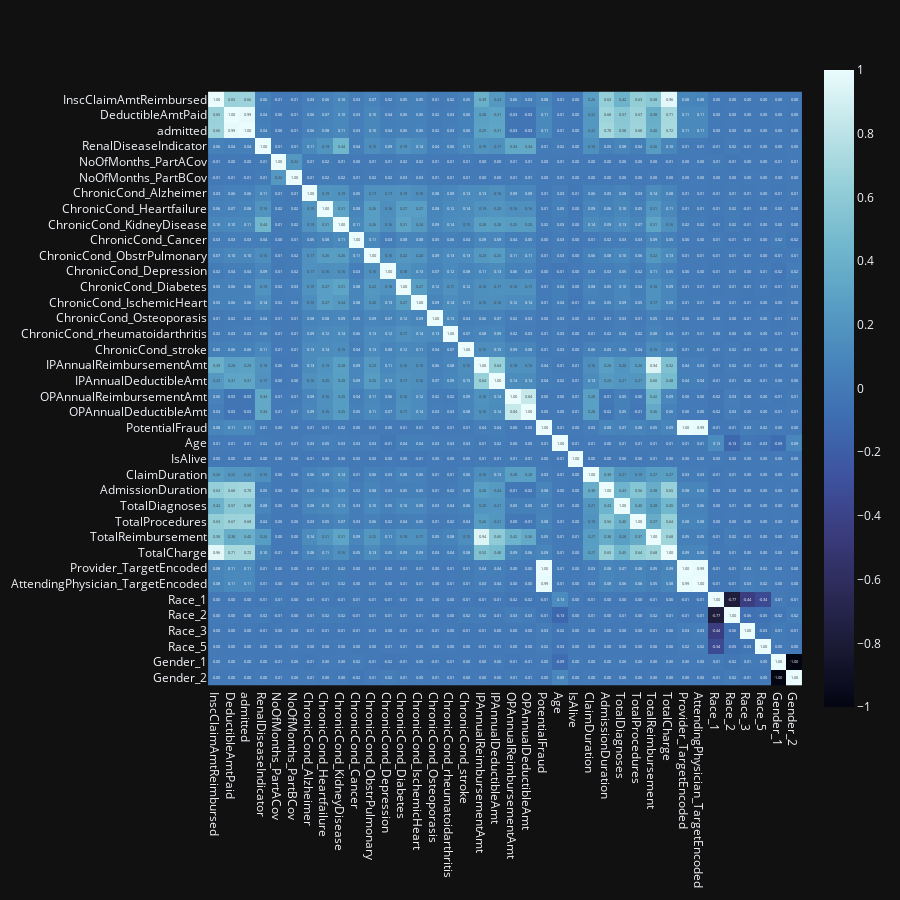

The cell this chart's notebook holds for it:
### Markdown cell above
#### Correlation

### Code cell
hm = data_scaled.corr()
fig = px.imshow(hm, text_auto=".2f", color_continuous_scale='ice',
                template='plotly_dark',width=900,height=900)
fig.show()

### Figure 1 — Plotly figure (JSON) as saved in the notebook; plotly's stock layout.template omitted (floating-point values rounded to 4 significant figures; data arrays with more than 128 entries replaced by an {"elided": "..."} marker saying what was removed)
{"data": [{"coloraxis": "coloraxis", "hovertemplate": "x: %{x}<br>y: %{y}<br>color: %{z}<extra></extra>", "name": "0", "texttemplate": "%{z:.2f}", "type": "heatmap", "x": ["InscClaimAmtReimbursed", "DeductibleAmtPaid", "admitted", "RenalDiseaseIndicator", "NoOfMonths_PartACov", "NoOfMonths_PartBCov", "ChronicCond_Alzheimer", "ChronicCond_Heartfailure", "ChronicCond_KidneyDisease", "ChronicCond_Cancer", "ChronicCond_ObstrPulmonary", "ChronicCond_Depression", "ChronicCond_Diabetes", "ChronicCond_IschemicHeart", "ChronicCond_Osteoporasis", "ChronicCond_rheumatoidarthritis", "ChronicCond_stroke", "IPAnnualReimbursementAmt", "IPAnnualDeductibleAmt", "OPAnnualReimbursementAmt", "OPAnnualDeductibleAmt", "PotentialFraud", "Age", "IsAlive", "ClaimDuration", "AdmissionDuration", "TotalDiagnoses", "TotalProcedures", "TotalReimbursement", "TotalCharge", "Provider_TargetEncoded", "AttendingPhysician_TargetEncoded", "Race_1", "Race_2", "Race_3", "Race_5", "Gender_1", "Gender_2"], "xaxis": "x", "y": ["InscClaimAmtReimbursed", "DeductibleAmtPaid", "admitted", "RenalDiseaseIndicator", "NoOfMonths_PartACov", "NoOfMonths_PartBCov", "ChronicCond_Alzheimer", "ChronicCond_Heartfailure", "ChronicCond_KidneyDisease", "ChronicCond_Cancer", "ChronicCond_ObstrPulmonary", "ChronicCond_Depression", "ChronicCond_Diabetes", "ChronicCond_IschemicHeart", "ChronicCond_Osteoporasis", "ChronicCond_rheumatoidarthritis", "ChronicCond_stroke", "IPAnnualReimbursementAmt", "IPAnnualDeductibleAmt", "OPAnnualReimbursementAmt", "OPAnnualDeductibleAmt", "PotentialFraud", "Age", "IsAlive", "ClaimDuration", "AdmissionDuration", "TotalDiagnoses", "TotalProcedures", "TotalReimbursement", "TotalCharge", "Provider_TargetEncoded", "AttendingPhysician_TargetEncoded", "Race_1", "Race_2", "Race_3", "Race_5", "Gender_1", "Gender_2"], "yaxis": "y", "z": {"elided": "38x38 float values"}}], "layout": {"coloraxis": {"colorscale": [[0, "rgb(3, 5, 18)"], [0.09091, "rgb(25, 25, 51)"], [0.1818, "rgb(44, 42, 87)"], [0.2727, "rgb(58, 60, 125)"], [0.3636, "rgb(62, 83, 160)"], [0.4545, "rgb(62, 109, 178)"], [0.5455, "rgb(72, 134, 187)"], [0.6364, "rgb(89, 159, 196)"], [0.7273, "rgb(114, 184, 205)"], [0.8182, "rgb(149, 207, 216)"], [0.9091, "rgb(192, 229, 232)"], [1, "rgb(234, 252, 253)"]]}, "height": 900, "margin": {"t": 60}, "width": 900, "xaxis": {"anchor": "y", "constrain": "domain", "domain": [0, 1], "scaleanchor": "y"}, "yaxis": {"anchor": "x", "autorange": "reversed", "constrain": "domain", "domain": [0, 1]}}}
